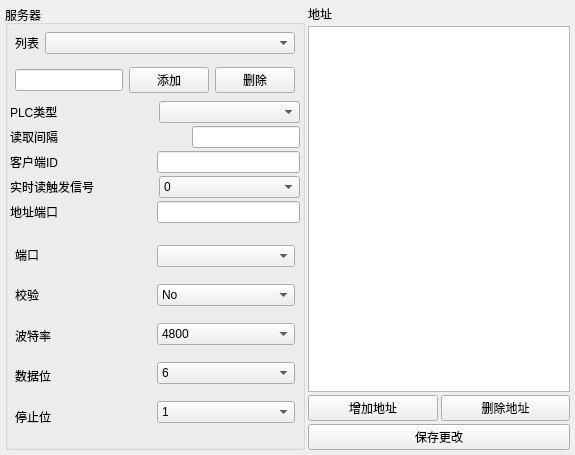
<?xml version="1.0" encoding="UTF-8"?>
<ui version="4.0">
 <class>Communication</class>
 <widget class="QWidget" name="Communication">
  <property name="geometry">
   <rect>
    <x>0</x>
    <y>0</y>
    <width>575</width>
    <height>455</height>
   </rect>
  </property>
  <property name="windowTitle">
   <string>ComSet</string>
  </property>
  <property name="styleSheet">
   <string notr="true">QPushButton
{
	font: 50 10pt &quot;微软雅黑&quot;;
}</string>
  </property>
  <layout class="QHBoxLayout" name="horizontalLayout_6">
   <property name="spacing">
    <number>3</number>
   </property>
   <property name="leftMargin">
    <number>5</number>
   </property>
   <property name="topMargin">
    <number>5</number>
   </property>
   <property name="rightMargin">
    <number>5</number>
   </property>
   <property name="bottomMargin">
    <number>5</number>
   </property>
   <item>
    <layout class="QVBoxLayout" name="verticalLayout_4">
     <item>
      <widget class="QGroupBox" name="groupBox_2">
       <property name="sizePolicy">
        <sizepolicy hsizetype="Preferred" vsizetype="Expanding">
         <horstretch>0</horstretch>
         <verstretch>0</verstretch>
        </sizepolicy>
       </property>
       <property name="title">
        <string>服务器</string>
       </property>
       <layout class="QVBoxLayout" name="verticalLayout_5">
        <property name="spacing">
         <number>3</number>
        </property>
        <property name="leftMargin">
         <number>2</number>
        </property>
        <property name="topMargin">
         <number>2</number>
        </property>
        <property name="rightMargin">
         <number>2</number>
        </property>
        <property name="bottomMargin">
         <number>2</number>
        </property>
        <item>
         <widget class="QWidget" name="widget" native="true">
          <layout class="QHBoxLayout" name="horizontalLayout_9">
           <property name="leftMargin">
            <number>5</number>
           </property>
           <property name="topMargin">
            <number>5</number>
           </property>
           <property name="rightMargin">
            <number>5</number>
           </property>
           <property name="bottomMargin">
            <number>5</number>
           </property>
           <item>
            <layout class="QHBoxLayout" name="horizontalLayout_8">
             <item>
              <widget class="QLabel" name="label_9">
               <property name="sizePolicy">
                <sizepolicy hsizetype="Preferred" vsizetype="Preferred">
                 <horstretch>0</horstretch>
                 <verstretch>0</verstretch>
                </sizepolicy>
               </property>
               <property name="text">
                <string>列表</string>
               </property>
              </widget>
             </item>
             <item>
              <widget class="QComboBox" name="cbboxComList">
               <property name="sizePolicy">
                <sizepolicy hsizetype="Expanding" vsizetype="Fixed">
                 <horstretch>0</horstretch>
                 <verstretch>0</verstretch>
                </sizepolicy>
               </property>
              </widget>
             </item>
            </layout>
           </item>
          </layout>
         </widget>
        </item>
        <item>
         <widget class="QWidget" name="widget_4" native="true">
          <property name="sizePolicy">
           <sizepolicy hsizetype="Preferred" vsizetype="Preferred">
            <horstretch>0</horstretch>
            <verstretch>0</verstretch>
           </sizepolicy>
          </property>
          <layout class="QHBoxLayout" name="horizontalLayout_11">
           <property name="leftMargin">
            <number>5</number>
           </property>
           <property name="topMargin">
            <number>5</number>
           </property>
           <property name="rightMargin">
            <number>5</number>
           </property>
           <property name="bottomMargin">
            <number>5</number>
           </property>
           <item>
            <widget class="QLineEdit" name="ledtComName"/>
           </item>
           <item>
            <widget class="QPushButton" name="pbtnAddOne">
             <property name="text">
              <string>添加</string>
             </property>
            </widget>
           </item>
           <item>
            <widget class="QPushButton" name="pbtnDeleteOne">
             <property name="text">
              <string>删除</string>
             </property>
            </widget>
           </item>
          </layout>
         </widget>
        </item>
        <item>
         <layout class="QHBoxLayout" name="horizontalLayout_13">
          <property name="spacing">
           <number>7</number>
          </property>
          <property name="topMargin">
           <number>0</number>
          </property>
          <item>
           <widget class="QLabel" name="label_14">
            <property name="sizePolicy">
             <sizepolicy hsizetype="Preferred" vsizetype="Preferred">
              <horstretch>0</horstretch>
              <verstretch>0</verstretch>
             </sizepolicy>
            </property>
            <property name="text">
             <string>PLC类型</string>
            </property>
           </widget>
          </item>
          <item>
           <widget class="QComboBox" name="cbboxPLCType">
            <property name="sizePolicy">
             <sizepolicy hsizetype="Preferred" vsizetype="Fixed">
              <horstretch>0</horstretch>
              <verstretch>0</verstretch>
             </sizepolicy>
            </property>
           </widget>
          </item>
         </layout>
        </item>
        <item>
         <layout class="QHBoxLayout" name="horizontalLayout_7">
          <property name="topMargin">
           <number>0</number>
          </property>
          <item>
           <widget class="QLabel" name="label_12">
            <property name="sizePolicy">
             <sizepolicy hsizetype="Preferred" vsizetype="Preferred">
              <horstretch>0</horstretch>
              <verstretch>0</verstretch>
             </sizepolicy>
            </property>
            <property name="text">
             <string>读取间隔</string>
            </property>
           </widget>
          </item>
          <item>
           <widget class="QLineEdit" name="ledtReadSec">
            <property name="sizePolicy">
             <sizepolicy hsizetype="Fixed" vsizetype="Fixed">
              <horstretch>0</horstretch>
              <verstretch>0</verstretch>
             </sizepolicy>
            </property>
           </widget>
          </item>
         </layout>
        </item>
        <item>
         <layout class="QHBoxLayout" name="horizontalLayout_4">
          <property name="topMargin">
           <number>0</number>
          </property>
          <item>
           <widget class="QLabel" name="label_8">
            <property name="text">
             <string>客户端ID</string>
            </property>
           </widget>
          </item>
          <item>
           <widget class="QLineEdit" name="ledtServerID">
            <property name="sizePolicy">
             <sizepolicy hsizetype="Preferred" vsizetype="Fixed">
              <horstretch>0</horstretch>
              <verstretch>0</verstretch>
             </sizepolicy>
            </property>
           </widget>
          </item>
         </layout>
        </item>
        <item>
         <layout class="QHBoxLayout" name="horizontalLayout_14">
          <property name="spacing">
           <number>7</number>
          </property>
          <property name="topMargin">
           <number>0</number>
          </property>
          <item>
           <widget class="QLabel" name="label_15">
            <property name="sizePolicy">
             <sizepolicy hsizetype="Preferred" vsizetype="Preferred">
              <horstretch>0</horstretch>
              <verstretch>0</verstretch>
             </sizepolicy>
            </property>
            <property name="text">
             <string>实时读触发信号</string>
            </property>
           </widget>
          </item>
          <item>
           <widget class="QComboBox" name="cbboxReadTriggerSignal">
            <property name="sizePolicy">
             <sizepolicy hsizetype="Preferred" vsizetype="Fixed">
              <horstretch>0</horstretch>
              <verstretch>0</verstretch>
             </sizepolicy>
            </property>
            <item>
             <property name="text">
              <string>0</string>
             </property>
            </item>
            <item>
             <property name="text">
              <string>1</string>
             </property>
            </item>
           </widget>
          </item>
         </layout>
        </item>
        <item>
         <layout class="QHBoxLayout" name="horizontalLayout">
          <property name="topMargin">
           <number>0</number>
          </property>
          <item>
           <widget class="QLabel" name="label">
            <property name="text">
             <string>地址端口</string>
            </property>
           </widget>
          </item>
          <item>
           <widget class="QLineEdit" name="ledtIPPort">
            <property name="sizePolicy">
             <sizepolicy hsizetype="Preferred" vsizetype="Fixed">
              <horstretch>0</horstretch>
              <verstretch>0</verstretch>
             </sizepolicy>
            </property>
           </widget>
          </item>
         </layout>
        </item>
        <item>
         <widget class="QWidget" name="widget_3" native="true">
          <property name="sizePolicy">
           <sizepolicy hsizetype="Preferred" vsizetype="Expanding">
            <horstretch>0</horstretch>
            <verstretch>0</verstretch>
           </sizepolicy>
          </property>
          <layout class="QHBoxLayout" name="horizontalLayout_2">
           <property name="spacing">
            <number>3</number>
           </property>
           <property name="leftMargin">
            <number>5</number>
           </property>
           <property name="topMargin">
            <number>5</number>
           </property>
           <property name="rightMargin">
            <number>5</number>
           </property>
           <property name="bottomMargin">
            <number>5</number>
           </property>
           <item>
            <layout class="QVBoxLayout" name="verticalLayout">
             <property name="topMargin">
              <number>5</number>
             </property>
             <property name="bottomMargin">
              <number>5</number>
             </property>
             <item>
              <widget class="QLabel" name="label_2">
               <property name="sizePolicy">
                <sizepolicy hsizetype="Preferred" vsizetype="Preferred">
                 <horstretch>0</horstretch>
                 <verstretch>0</verstretch>
                </sizepolicy>
               </property>
               <property name="text">
                <string>端口</string>
               </property>
              </widget>
             </item>
             <item>
              <widget class="QLabel" name="label_3">
               <property name="sizePolicy">
                <sizepolicy hsizetype="Preferred" vsizetype="Preferred">
                 <horstretch>0</horstretch>
                 <verstretch>0</verstretch>
                </sizepolicy>
               </property>
               <property name="text">
                <string>校验</string>
               </property>
              </widget>
             </item>
             <item>
              <widget class="QLabel" name="label_4">
               <property name="sizePolicy">
                <sizepolicy hsizetype="Preferred" vsizetype="Preferred">
                 <horstretch>0</horstretch>
                 <verstretch>0</verstretch>
                </sizepolicy>
               </property>
               <property name="text">
                <string>波特率</string>
               </property>
              </widget>
             </item>
             <item>
              <widget class="QLabel" name="label_5">
               <property name="sizePolicy">
                <sizepolicy hsizetype="Preferred" vsizetype="Preferred">
                 <horstretch>0</horstretch>
                 <verstretch>0</verstretch>
                </sizepolicy>
               </property>
               <property name="text">
                <string>数据位</string>
               </property>
              </widget>
             </item>
             <item>
              <widget class="QLabel" name="label_6">
               <property name="sizePolicy">
                <sizepolicy hsizetype="Preferred" vsizetype="Preferred">
                 <horstretch>0</horstretch>
                 <verstretch>0</verstretch>
                </sizepolicy>
               </property>
               <property name="text">
                <string>停止位</string>
               </property>
              </widget>
             </item>
            </layout>
           </item>
           <item>
            <layout class="QVBoxLayout" name="verticalLayout_2">
             <item>
              <widget class="QComboBox" name="cbboxPort"/>
             </item>
             <item>
              <widget class="QComboBox" name="cbboxParity">
               <item>
                <property name="text">
                 <string>No</string>
                </property>
               </item>
               <item>
                <property name="text">
                 <string>Mark</string>
                </property>
               </item>
               <item>
                <property name="text">
                 <string>Even</string>
                </property>
               </item>
               <item>
                <property name="text">
                 <string>Odd</string>
                </property>
               </item>
               <item>
                <property name="text">
                 <string>Space</string>
                </property>
               </item>
              </widget>
             </item>
             <item>
              <widget class="QComboBox" name="cbboxBaud">
               <item>
                <property name="text">
                 <string>4800</string>
                </property>
               </item>
               <item>
                <property name="text">
                 <string>9600</string>
                </property>
               </item>
               <item>
                <property name="text">
                 <string>19200</string>
                </property>
               </item>
              </widget>
             </item>
             <item>
              <widget class="QComboBox" name="cbboxDataBits">
               <item>
                <property name="text">
                 <string>6</string>
                </property>
               </item>
               <item>
                <property name="text">
                 <string>7</string>
                </property>
               </item>
               <item>
                <property name="text">
                 <string>8</string>
                </property>
               </item>
              </widget>
             </item>
             <item>
              <widget class="QComboBox" name="cbboxStopBit">
               <item>
                <property name="text">
                 <string>1</string>
                </property>
               </item>
               <item>
                <property name="text">
                 <string>2</string>
                </property>
               </item>
              </widget>
             </item>
            </layout>
           </item>
          </layout>
         </widget>
        </item>
       </layout>
      </widget>
     </item>
    </layout>
   </item>
   <item>
    <layout class="QVBoxLayout" name="verticalLayout_3">
     <item>
      <widget class="QLabel" name="label_7">
       <property name="text">
        <string>地址</string>
       </property>
      </widget>
     </item>
     <item>
      <widget class="QTableWidget" name="tblwgtAddr"/>
     </item>
     <item>
      <layout class="QHBoxLayout" name="horizontalLayout_5">
       <item>
        <widget class="QPushButton" name="pbtnAddAddr">
         <property name="text">
          <string>增加地址</string>
         </property>
        </widget>
       </item>
       <item>
        <widget class="QPushButton" name="pbtnDeleteAddr">
         <property name="text">
          <string>删除地址</string>
         </property>
        </widget>
       </item>
      </layout>
     </item>
     <item>
      <layout class="QHBoxLayout" name="horizontalLayout_3">
       <item>
        <widget class="QPushButton" name="pbtnChange">
         <property name="text">
          <string>保存更改</string>
         </property>
        </widget>
       </item>
      </layout>
     </item>
    </layout>
   </item>
  </layout>
 </widget>
 <resources/>
 <connections/>
</ui>
